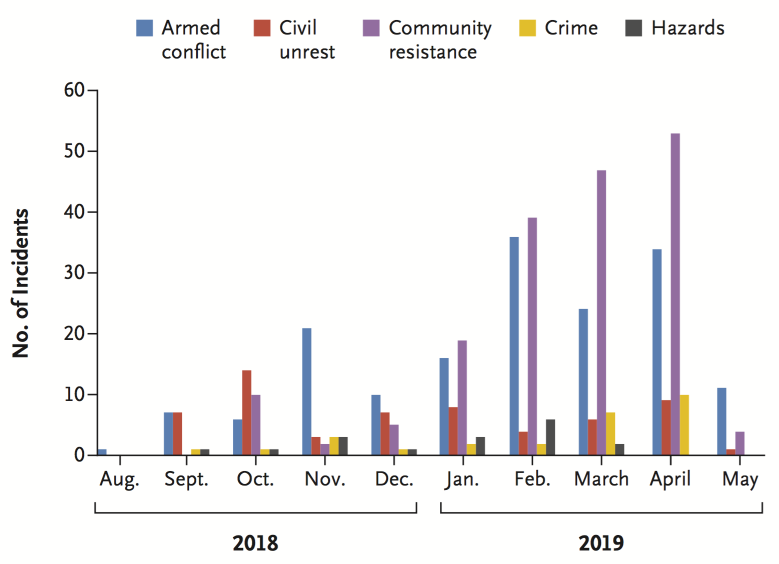
%> input picture data/nejmsr_fig4.tiff, 1558 x 1128 px (shown at 1/2 size)
$ octave --eval "figure2num_group;"   (GNU Octave 9; MATLAB toolbox functions it lacks are replaced by stand-ins)
%> lines starting %> are read from the running program, lines starting %| are printed output that depends on the picture; in (x1, y1, x2, y2) boxes, pixels count from 0 and x2, y2 are one past the last pixel; in counts of white or black regions, pixels touching at a corner belong together; the program's own positions count from 1
%This code is for data extraction from a bar chart figure
%Author: Jun Kong; jkong@gsu.edu
%Mathematics and Statistics at GSU

function figure2num_group(varargin)

imtool close all;
switch nargin
    case 0
        %input setup
        data_path = '../data/';
        filename = 'nejmsr_fig4.tiff';
        result_path = '../result/';

        dates=[2018 8 1 2019 5 1];

        X_ORIG = 240.566667;   %x coordinate of the first xlabel
        X_LIMIT = 1480.471429; %x coordinate of the last xlabel
        Y_ORIG = 911.404762;   %y coordinate of the first xlabel
        Y_LIMIT = 181.785714;  %y coordinate of Y limit
        X_LEGEND = 1481.366667;
        Y_LEGEND = 145.976190;
    case 4
        data_path = varargin{1};
        filename = varargin{2};
        dates=varargin{3};
        result_path = varargin{4};
    otherwise
        error('This number of arguments is not supported')
end

I = imread([data_path filename]);
I = I(:,:,1:3);

datenumIni = datenum(dates(1:3));
datenumEnd = datenum(dates(4:6));
dates_str = datestr(datenumIni:1:datenumEnd,28);
XTickLabel = cellstr(dates_str)';
XTickLabel = unique(XTickLabel, 'stable');
TF_label = ~cellfun(@isempty, XTickLabel);
NUM_X_LABEL = sum(TF_label);
Y_MAX_MEASURE = 60;
SQUARE_SIZE = 33;
ONE_PERC = 0.95;
WIDTH_BIN = 17;
HALF_WIDTH_LABEL = 45;
legend_label = {'Armed conflict', 'Civil unrest', 'Community resistance', 'Crime', 'Hazards'};
X_Label_Space = linspace(X_ORIG, X_LIMIT, NUM_X_LABEL);


if ~exist('X_ORIG', 'var') || ~exist('X_LIMIT', 'var') || ~exist('Y_ORIG', 'var') || ~exist('Y_LIMIT', 'var')

    fprintf('please click on origin, end point on X-axis and end point on Y-axis in a moment\n');
    pause(2);
    imshow(I, []);
    set(gcf, 'Position', get(0, 'Screensize'));

    [x, y] = ginput(3);

    [~,indx] = min( abs([diff(x(1:2)), diff(x(2:3)), diff(x([1,3]))]) );
    [~,indy] = min( abs([diff(y(1:2)), diff(y(2:3)), diff(y([1,3]))]) );

    ind_orig = intersect([indx, mod(indx, 3)+1], [indy, mod(indy, 3)+1]);
    ind_on_yaxis = setdiff([indx, mod(indx, 3)+1], ind_orig);
    ind_on_xaxis = setdiff([indy, mod(indy, 3)+1], ind_orig);

    X_ORIG = x(ind_orig); X_LIMIT = x(ind_on_xaxis);
    Y_ORIG = y(ind_orig); Y_LIMIT = y(ind_on_yaxis);

    fprintf(' X_ORIG: %f \t X_LIMIT: %f \n Y_ORIG: %f \t Y_LIMIT: %f\n',...
        X_ORIG, X_LIMIT, Y_ORIG, Y_LIMIT);

    fprintf('\n please click the bottom right corner of the legend area\n');
    pause(2);
    figure(gcf);

    [X_LEGEND, Y_LEGEND] = ginput(1);
    fprintf(' X_LEGEND: %f \t Y_LEGEND: %f \n',X_LEGEND, Y_LEGEND);
    close gcf
end


r = I(:,:,1); g = I(:,:,2); b = I(:,:,3);
%> after `b = I(:,:,3)`:
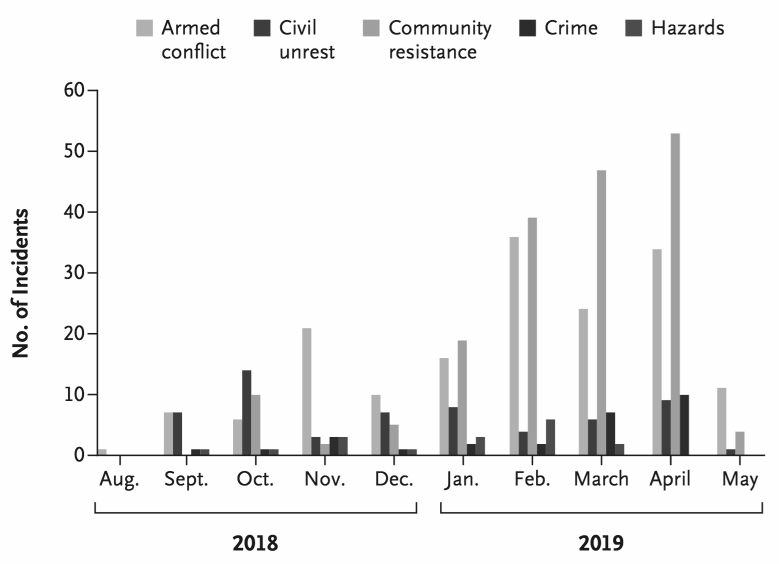
%> b: size 1128x1558 uint8 (shown at 1/2 size); min 20, max 255, mean 242.5
X = [r(:) g(:) b(:)];

bw = any( X<254, 2);
%> bw = 1757424 logical values, 172797 true
bw = reshape(bw, size(r));
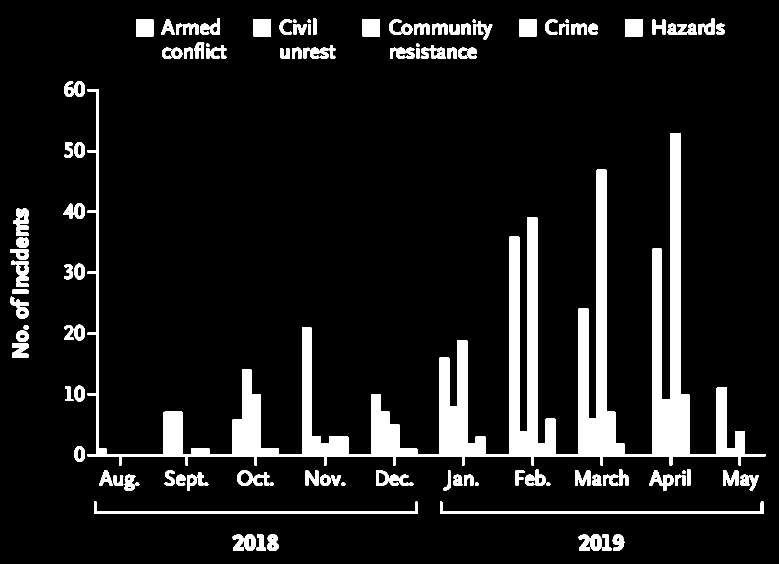
%> bw: size 1128x1558 logical (shown at 1/2 size); 9.8% white; 133 white regions, largest, box (x1, y1, x2, y2) and area: (175, 178, 1531, 931) 117169, (880, 1003, 1527, 1028) 3452, (188, 1003, 836, 1028) 3439

%only keep foreground in the legend area
bw(:, round(X_LEGEND):end) = false;
bw(round(Y_LEGEND):end, :) = false;
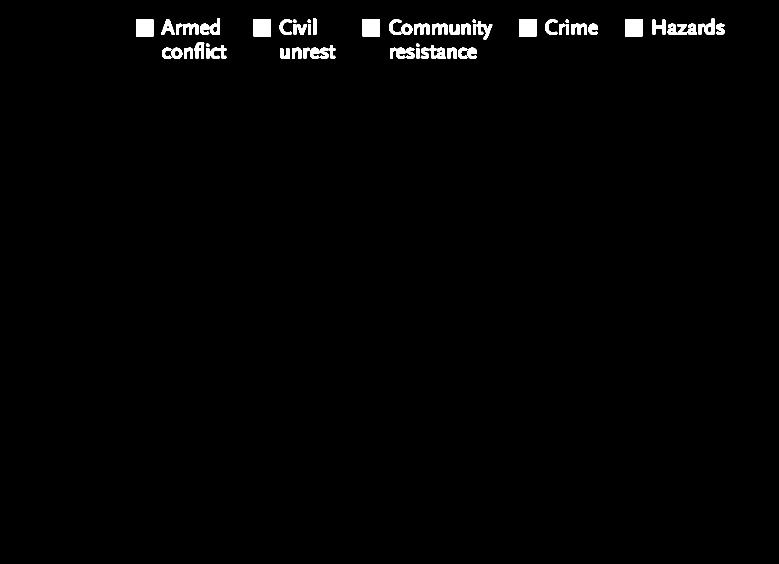
%> bw: size 1128x1558 logical (shown at 1/2 size); 1.2% white; 58 white regions


bb = regionprops(bw, 'BoundingBox', 'Extent');
%> bb = 58 regions; largest, box (x1, y1, x2, y2) and Extent: (272, 38, 307, 73) 0.999, (507, 38, 542, 73) 1, (725, 38, 760, 73) 1, (1038, 38, 1073, 73) 1, (1250, 38, 1285, 73) 1
% square legend
bb = cat(1, bb.BoundingBox);
%> bb = 58 rows, first 8: [272.5 38.5 35 35; 322.5 38.5 28 31; 324.5 95.5 19 23; 343.5 95.5 22 23; 352.5 47.5 13 22; 366.5 47.5 31 22; 368.5 95.5 18 22; 388.5 84.5 21 33]
TF = abs(bb(:, 3)-bb(:, 4)) <= 3 &  abs(bb(:, 3)-SQUARE_SIZE) <=2; %%
%> TF = 58 logical values, 7 true
%TF = abs(bb(:, 3)-SQUARE_SIZE) <=2; %%
% rectangle legend
%bb = cat(1, bb.Extent);
%TF = bb > 0.9; %%

selected_bb = bb(TF, :); % col, row, width, height
%> selected_bb = [272.5 38.5 35 35; 507.5 38.5 35 35; 640.5 90.5 31 28; 725.5 38.5 35 35; 1038.5 38.5 35 35; 1250.5 38.5 35 35; 1397.5 36.5 32 34]


idx = [];
for i = 1:size(selected_bb,1)
    col = ceil(selected_bb(i, 1))+1;
    row = ceil(selected_bb(i, 2))+1;
    wid = floor(selected_bb(i, 3))-1;
    hei = floor(selected_bb(i, 4))-1;
    temp = bw(row:row+hei-1, col:col+wid-1);
    %if ~all(temp(:))
    if sum(temp(:)) / length(temp(:)) <= ONE_PERC
        idx = [idx; i];
    end
end
%> this loop made 7 passes
%> (col, row, wid, hei, idx) on passes 3, 7: (642, 92, 30, 27, 3), (1399, 38, 31, 33, [3; 7])
%> (col, row, wid, hei) on passes 1, 2, 4, 5, 6: (274, 40, 34, 34), (509, 40, 34, 34), (727, 40, 34, 34), (1040, 40, 34, 34), (1252, 40, 34, 34)
selected_bb(idx, :) = [];
loc = round([selected_bb(:,2)+selected_bb(:,4)/2, selected_bb(:,1)+selected_bb(:,3)/2]);
%> loc = [56 290; 56 525; 56 743; 56 1056; 56 1268]


% verify color location on image
figure; imshow(I,[]); hold on;
for i = 1: size(selected_bb, 1)
    plot(loc(i,2),...
        loc(i,1),...
        'kX', 'Markersize', 11);
end
%> this loop made 5 passes

C = [];
for i = 1: size(loc,1)
    row = loc(i, 1);
    col = loc(i, 2);
    C = [C; [I(row, col, 1), I(row, col, 2), I(row, col, 3)]];
end
%> this loop made 5 passes
%> (col, C) on passes 1 to 4: (290, [91 126 176]), (525, [91 126 176; 183 79 61]), (743, [91 126 176; 183 79 61; 146 109 159]), (1056, [91 126 176; 183 79 61; 146 109 159; 225 190 44])
%> col on pass 5: 1268
%> after the loop, C = [91 126 176; 183 79 61; 146 109 159; 225 190 44; 77 77 76]

delta = 20;
se = strel('line',2,90); %%
masks = false( size(bw,1), size(bw,2), size(loc,1) );
for i = 1:size(loc,1)
    r = I(:,:,1); g = I(:,:,2); b = I(:,:,3);
    masks(:,:,i) = abs(double(r) - double(C(i,1)))<=delta...
        & abs(double(g) - double(C(i,2)))<=delta...
        & abs(double(b) - double(C(i,3)))<=delta;

    masks(:,:,i) = imdilate(masks(:,:,i), se);

    %r(~masks(:,:,i))=255; g(~masks(:,:,i))=255; b(~masks(:,:,i))=255;
    %maskI = cat(3, r, g, b );
    %figure; imshow(maskI,[]);
    %imwrite(maskI, sprintf('mask_%d.jpg', i));
end


AREA_SMALL_THR = (WIDTH_BIN/2) * 1.5;
AREA_LARGE_THR = (WIDTH_BIN*5) * 2;
h = flipud(fspecial('prewitt'));
data_location = round(Y_ORIG) * ones(NUM_X_LABEL, size(loc,1));

for i = 1:size(loc,1)
    edge = imfilter(masks(:,:,i), h,'replicate'); %bottom edge

    %remove legend
    r1 = floor(selected_bb(i,2));
    r2 = r1 + ceil(selected_bb(i,4));
    c1 = floor(selected_bb(i,1));
    c2 = c1 + ceil(selected_bb(i,3));
    edge(r1:r2, c1:c2) = 0;
    edge(1:ceil(Y_LEGEND), 1:ceil(X_LEGEND)) = 0;

    %remove space left to y-axis
    edge(:, 1:ceil(X_ORIG-HALF_WIDTH_LABEL)) = 0;

    %remove space below x-axis
    edge(round(Y_ORIG):end, :) = 0;

    %remove small edges
    L = bwlabel(edge);
    stats = regionprops(L, 'area');
    allArea = [stats.Area];
    edge_good = ismember(L, find(allArea >= AREA_SMALL_THR & allArea <= AREA_LARGE_THR) );
    L = bwlabel(edge_good);
    stats = regionprops(L, 'PixelList');
    N = max(L(:));

    figure;imshow(I); hold on;
    for j = 1:N
        allPixelList = stats(j);
        unique_y = unique(allPixelList.PixelList(:,2));
        [counts, centers] = hist(allPixelList.PixelList(:,2), unique_y(1):unique_y(end));
        idx = find(counts == max(counts));
        temp_y = centers(idx(end));
        bin_center = mean(allPixelList.PixelList(:,1));
        [~, ind] = sort(abs(X_Label_Space - bin_center));
        if temp_y < data_location(ind(1), i)
            data_location(ind(1), i) = temp_y;
        end

        plot(bin_center, temp_y, '+', 'Markersize', 16);
    end

    fprintf('Data of location %d out %d have been extracted.\n', i, size(loc,1));
end
%> this loop made 5 passes
%> (c1, c2, allArea, N) on passes 1 to 4: (272, 307, [36 38 6 38 38 6 36 38 38 38 38 38], 10), (507, 542, [40 38 38 38 38 38 36 38 38], 9), (725, 760, [38 6 38 40 38 38 6 38 38 6 36], 8), (1038, 1073, [38 36 38 38 36 36 38 36], 8)
%> (c1, c2, N) on pass 5: (1250, 1285, 17)
%| Data of location 1 out 5 have been extracted.
%| Data of location 2 out 5 have been extracted.
%| Data of location 3 out 5 have been extracted.
%| Data of location 4 out 5 have been extracted.
%| Data of location 5 out 5 have been extracted.
%> pass 1, in figure2num_group, `edge_good = ismember(L, find(allArea >= AREA_SMALL_THR & allArea <= AR..`:
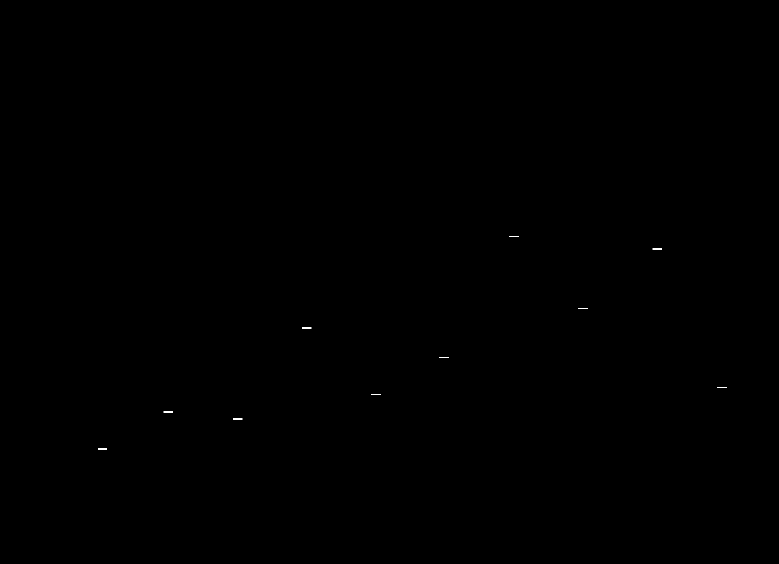
%> edge_good: size 1128x1558 logical (shown at 1/2 size); 0.02% white in thin lines or dots, all inside (x1, y1, x2, y2) = (196, 472, 1453, 899)
%> pass 1, in figure2num_group, `imshow(I)`:
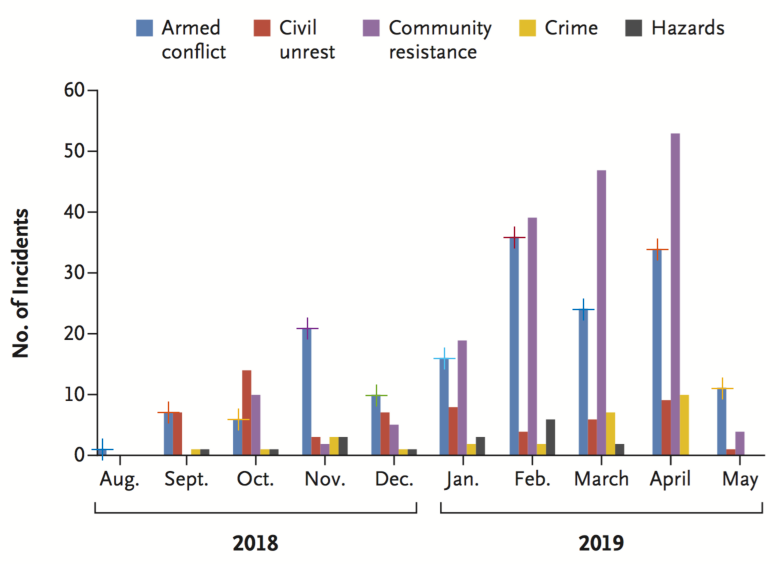
%> figure redrawn from the program's plot data; shown at 1/2 size
%> after the loop:
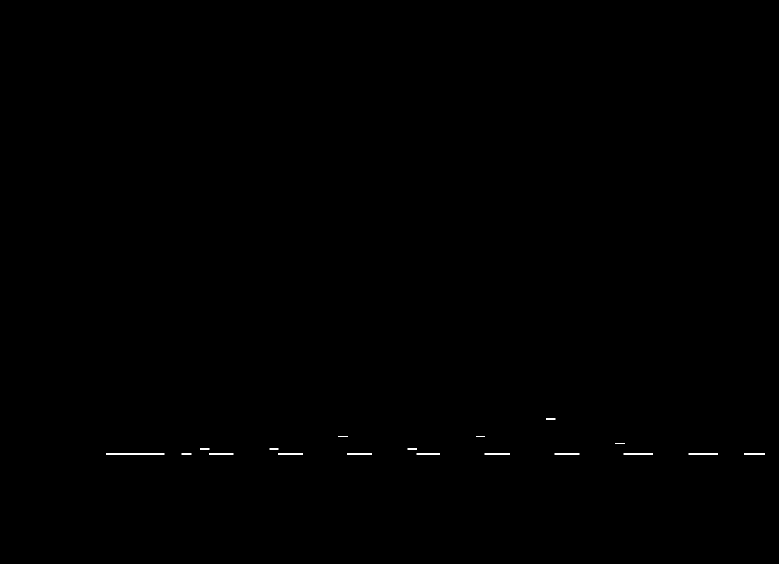
%> edge: size 1128x1558 logical (shown at 1/2 size); 0.08% white in thin lines or dots, all inside (x1, y1, x2, y2) = (212, 837, 1530, 909)
%> after the loop, data_location = 10 rows, first 8: [899 911 911 911 911; 825 825 911 899 899; 839 741 790 899 899; 657 874 888 874 874; 790 825 850 899 899; 716 815 681 888 874; 474 864 436 888 839; 618 839 341 825 888]

%convert from y-coordinates to y-values
data = (round(Y_ORIG)-data_location) / (round(Y_ORIG)-round(Y_LIMIT)) * Y_MAX_MEASURE;
%> data = 10 rows, first 8: [0.988 0 0 0 0; 7.08 7.08 0 0.988 0.988; 5.93 13.99 9.96 0.988 0.988; 20.91 3.05 1.89 3.05 3.05; 9.96 7.08 5.02 0.988 0.988; 16.05 7.9 18.93 1.89 3.05; 35.97 3.87 39.09 1.89 5.93; 24.12 5.93 46.91 7.08 1.89]
data = round(data);
%> data = 10 rows, first 8: [1 0 0 0 0; 7 7 0 1 1; 6 14 10 1 1; 21 3 2 3 3; 10 7 5 1 1; 16 8 19 2 3; 36 4 39 2 6; 24 6 47 7 2]

%save as an excel sheet
T= table(XTickLabel', data);
%> T = 10 items; first 5, data: [1 0 0 0 0], [7 7 0 1 1], [6 14 10 1 1], [21 3 2 3 3], [10 7 5 1 1]
writetable(T,[result_path filename '.xlsx'],'Sheet',1,'Range','A1');

%draw bar chart to verify results
%figure; b=bar(diff_data, 'stacked', 'LineStyle', 'none', 'BarWidth', 1);
figure; b=bar(data, 'grouped', 'LineStyle', 'none', 'BarWidth', 1);
for i = 1:length(b)
    %set(b(i),'FaceColor', colors(i,:));
    set(b(i),'FaceColor', double(C(i,:))./255);
end
set(gca,'YLim', [0, Y_MAX_MEASURE]);
set(gca,'XTick', [1:NUM_X_LABEL]);
set(gca,'XTickLabel', XTickLabel);
set(gca,'XTickLabelRotation',90);
xlabel('Week of illness onset', 'FontWeight','bold', 'FontSize', 20);
ylabel('Extracted number of cases', 'FontWeight','bold', 'FontSize', 20);
legend(legend_label,'Location', 'NorthWest');
legend boxoff
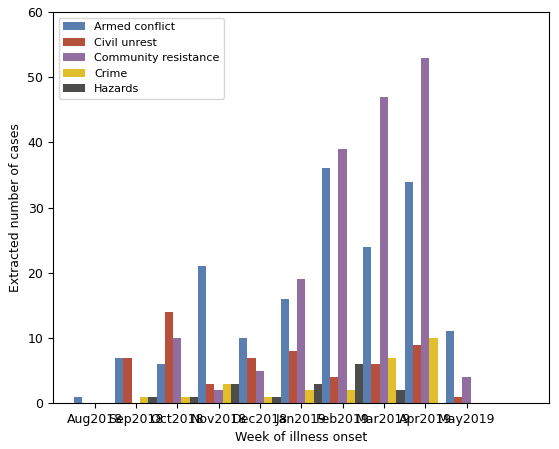
%> figure redrawn from the program's plot data; tallest bar 36 high, from x = 6.5 to 6.7; tallest bar 14 high, from x = 2.7 to 2.9; tallest bar 53 high, from x = 8.9 to 9.1; tallest bar 10 high, from x = 9.1 to 9.3
print([result_path 'reconstruction_' filename], '-dpng');


if ~exist([data_path filename(1:end-4) '.mat'],'var')
    return;
end

% plot ground truth
load([data_path filename(1:end-4) '.mat'], 'barss');
figure; b=bar(barss, 'stacked', 'LineStyle', 'none');
for i = 1:length(b)
    set(b(i),'FaceColor', colors(i,:));
end
set(gca,'YLim', [0, Y_MAX_MEASURE]);
set(gca,'XTick', [1:NUM_X_LABEL]);
set(gca,'XTickLabel', XTickLabel);
set(gca,'XTickLabelRotation',90);
ylabel('True number of cases', 'FontWeight','bold', 'FontSize', 20);
legend(legend_label,'Location', 'NorthWest');
legend boxoff

% plot difference between extracted data with ground truth
r = min(size(diff_data, 1), size(barss, 1));
diff = abs(barss(1:r,:)-diff_data(1:r,:));
figure; b=bar(diff, 'stacked', 'LineStyle', 'none');
for i = 1:length(b)
    set(b(i),'FaceColor', colors(i,:));
end
%set(gca,'YLim', [0, Y_MAX_MEASURE]);
set(gca,'XTick', [1:NUM_X_LABEL]);
set(gca,'XTickLabel', XTickLabel);
set(gca,'XTickLabelRotation',90);
xlabel('Week of illness onset', 'FontWeight','bold', 'FontSize', 20);
ylabel('Case number difference', 'FontWeight','bold', 'FontSize', 20);
legend(legend_label,'Location', 'NorthWest');
legend boxoff
print([result_path 'diff_' filename], '-dpng');

% plot difference percentage between extracted data with ground truth
zero_TF = (barss(1:r,:) == 0);
diff_perc = diff./(barss(1:r,:)+eps) * 100;
diff_perc(zero_TF) = 0;
figure; b=bar(diff_perc, 'stacked', 'LineStyle', 'none');
for i = 1:length(b)
    set(b(i),'FaceColor', colors(i,:));
end
%set(gca,'YLim', [0, Y_MAX_MEASURE]);
set(gca,'XTick', [1:NUM_X_LABEL]);
set(gca,'XTickLabel', XTickLabel);
set(gca,'XTickLabelRotation',90);
xlabel('Week of illness onset', 'FontWeight','bold', 'FontSize', 20);
ylabel('Case number difference percentage', 'FontWeight','bold', 'FontSize', 20);
legend(legend_label,'Location', 'NorthWest');
legend boxoff


%% If certain data points in spread sheet need to be modified, run the following code
% [18 lines of commented-out code are left out]
